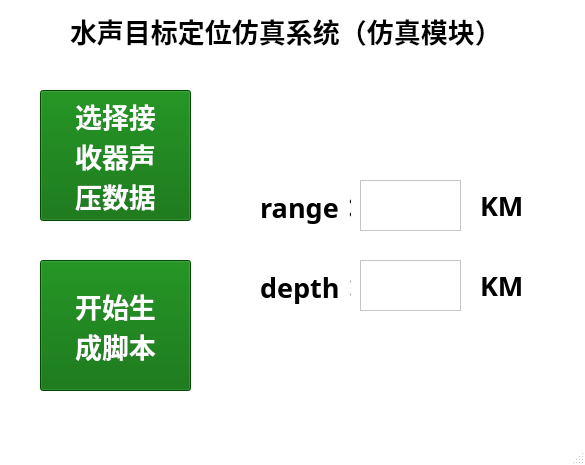
<?xml version="1.0" encoding="UTF-8"?>
<ui version="4.0">
 <class>simulation</class>
 <widget class="QMainWindow" name="simulation">
  <property name="geometry">
   <rect>
    <x>0</x>
    <y>0</y>
    <width>585</width>
    <height>465</height>
   </rect>
  </property>
  <property name="palette">
   <palette>
    <active>
     <colorrole role="Base">
      <brush brushstyle="SolidPattern">
       <color alpha="255">
        <red>255</red>
        <green>255</green>
        <blue>255</blue>
       </color>
      </brush>
     </colorrole>
     <colorrole role="Window">
      <brush brushstyle="SolidPattern">
       <color alpha="255">
        <red>255</red>
        <green>255</green>
        <blue>255</blue>
       </color>
      </brush>
     </colorrole>
    </active>
    <inactive>
     <colorrole role="Base">
      <brush brushstyle="SolidPattern">
       <color alpha="255">
        <red>255</red>
        <green>255</green>
        <blue>255</blue>
       </color>
      </brush>
     </colorrole>
     <colorrole role="Window">
      <brush brushstyle="SolidPattern">
       <color alpha="255">
        <red>255</red>
        <green>255</green>
        <blue>255</blue>
       </color>
      </brush>
     </colorrole>
    </inactive>
    <disabled>
     <colorrole role="Base">
      <brush brushstyle="SolidPattern">
       <color alpha="255">
        <red>255</red>
        <green>255</green>
        <blue>255</blue>
       </color>
      </brush>
     </colorrole>
     <colorrole role="Window">
      <brush brushstyle="SolidPattern">
       <color alpha="255">
        <red>255</red>
        <green>255</green>
        <blue>255</blue>
       </color>
      </brush>
     </colorrole>
    </disabled>
   </palette>
  </property>
  <property name="windowTitle">
   <string>MainWindow</string>
  </property>
  <widget class="QWidget" name="centralwidget">
   <widget class="QPushButton" name="ImportConfigurationButton">
    <property name="geometry">
     <rect>
      <x>40</x>
      <y>90</y>
      <width>151</width>
      <height>131</height>
     </rect>
    </property>
    <property name="sizePolicy">
     <sizepolicy hsizetype="Fixed" vsizetype="Fixed">
      <horstretch>0</horstretch>
      <verstretch>0</verstretch>
     </sizepolicy>
    </property>
    <property name="palette">
     <palette>
      <active>
       <colorrole role="Button">
        <brush brushstyle="SolidPattern">
         <color alpha="255">
          <red>0</red>
          <green>104</green>
          <blue>0</blue>
         </color>
        </brush>
       </colorrole>
       <colorrole role="ButtonText">
        <brush brushstyle="SolidPattern">
         <color alpha="255">
          <red>255</red>
          <green>255</green>
          <blue>255</blue>
         </color>
        </brush>
       </colorrole>
       <colorrole role="Base">
        <brush brushstyle="SolidPattern">
         <color alpha="255">
          <red>0</red>
          <green>104</green>
          <blue>0</blue>
         </color>
        </brush>
       </colorrole>
       <colorrole role="Window">
        <brush brushstyle="SolidPattern">
         <color alpha="255">
          <red>0</red>
          <green>104</green>
          <blue>0</blue>
         </color>
        </brush>
       </colorrole>
      </active>
      <inactive>
       <colorrole role="Button">
        <brush brushstyle="SolidPattern">
         <color alpha="255">
          <red>0</red>
          <green>104</green>
          <blue>0</blue>
         </color>
        </brush>
       </colorrole>
       <colorrole role="ButtonText">
        <brush brushstyle="SolidPattern">
         <color alpha="255">
          <red>255</red>
          <green>255</green>
          <blue>255</blue>
         </color>
        </brush>
       </colorrole>
       <colorrole role="Base">
        <brush brushstyle="SolidPattern">
         <color alpha="255">
          <red>0</red>
          <green>104</green>
          <blue>0</blue>
         </color>
        </brush>
       </colorrole>
       <colorrole role="Window">
        <brush brushstyle="SolidPattern">
         <color alpha="255">
          <red>0</red>
          <green>104</green>
          <blue>0</blue>
         </color>
        </brush>
       </colorrole>
      </inactive>
      <disabled>
       <colorrole role="Button">
        <brush brushstyle="SolidPattern">
         <color alpha="255">
          <red>0</red>
          <green>104</green>
          <blue>0</blue>
         </color>
        </brush>
       </colorrole>
       <colorrole role="ButtonText">
        <brush brushstyle="SolidPattern">
         <color alpha="255">
          <red>120</red>
          <green>120</green>
          <blue>120</blue>
         </color>
        </brush>
       </colorrole>
       <colorrole role="Base">
        <brush brushstyle="SolidPattern">
         <color alpha="255">
          <red>0</red>
          <green>104</green>
          <blue>0</blue>
         </color>
        </brush>
       </colorrole>
       <colorrole role="Window">
        <brush brushstyle="SolidPattern">
         <color alpha="255">
          <red>0</red>
          <green>104</green>
          <blue>0</blue>
         </color>
        </brush>
       </colorrole>
      </disabled>
     </palette>
    </property>
    <property name="font">
     <font>
      <family>阿里巴巴普惠体</family>
      <pointsize>20</pointsize>
      <weight>75</weight>
      <bold>true</bold>
     </font>
    </property>
    <property name="styleSheet">
     <string notr="true">background-color: rgb(0, 104, 0);</string>
    </property>
    <property name="text">
     <string>选择接
收器声
压数据</string>
    </property>
   </widget>
   <widget class="QPushButton" name="StartScriptButton">
    <property name="geometry">
     <rect>
      <x>40</x>
      <y>260</y>
      <width>151</width>
      <height>131</height>
     </rect>
    </property>
    <property name="sizePolicy">
     <sizepolicy hsizetype="Fixed" vsizetype="Fixed">
      <horstretch>0</horstretch>
      <verstretch>0</verstretch>
     </sizepolicy>
    </property>
    <property name="palette">
     <palette>
      <active>
       <colorrole role="Button">
        <brush brushstyle="SolidPattern">
         <color alpha="255">
          <red>0</red>
          <green>104</green>
          <blue>0</blue>
         </color>
        </brush>
       </colorrole>
       <colorrole role="ButtonText">
        <brush brushstyle="SolidPattern">
         <color alpha="255">
          <red>255</red>
          <green>255</green>
          <blue>255</blue>
         </color>
        </brush>
       </colorrole>
       <colorrole role="Base">
        <brush brushstyle="SolidPattern">
         <color alpha="255">
          <red>0</red>
          <green>104</green>
          <blue>0</blue>
         </color>
        </brush>
       </colorrole>
       <colorrole role="Window">
        <brush brushstyle="SolidPattern">
         <color alpha="255">
          <red>0</red>
          <green>104</green>
          <blue>0</blue>
         </color>
        </brush>
       </colorrole>
      </active>
      <inactive>
       <colorrole role="Button">
        <brush brushstyle="SolidPattern">
         <color alpha="255">
          <red>0</red>
          <green>104</green>
          <blue>0</blue>
         </color>
        </brush>
       </colorrole>
       <colorrole role="ButtonText">
        <brush brushstyle="SolidPattern">
         <color alpha="255">
          <red>255</red>
          <green>255</green>
          <blue>255</blue>
         </color>
        </brush>
       </colorrole>
       <colorrole role="Base">
        <brush brushstyle="SolidPattern">
         <color alpha="255">
          <red>0</red>
          <green>104</green>
          <blue>0</blue>
         </color>
        </brush>
       </colorrole>
       <colorrole role="Window">
        <brush brushstyle="SolidPattern">
         <color alpha="255">
          <red>0</red>
          <green>104</green>
          <blue>0</blue>
         </color>
        </brush>
       </colorrole>
      </inactive>
      <disabled>
       <colorrole role="Button">
        <brush brushstyle="SolidPattern">
         <color alpha="255">
          <red>0</red>
          <green>104</green>
          <blue>0</blue>
         </color>
        </brush>
       </colorrole>
       <colorrole role="ButtonText">
        <brush brushstyle="SolidPattern">
         <color alpha="255">
          <red>120</red>
          <green>120</green>
          <blue>120</blue>
         </color>
        </brush>
       </colorrole>
       <colorrole role="Base">
        <brush brushstyle="SolidPattern">
         <color alpha="255">
          <red>0</red>
          <green>104</green>
          <blue>0</blue>
         </color>
        </brush>
       </colorrole>
       <colorrole role="Window">
        <brush brushstyle="SolidPattern">
         <color alpha="255">
          <red>0</red>
          <green>104</green>
          <blue>0</blue>
         </color>
        </brush>
       </colorrole>
      </disabled>
     </palette>
    </property>
    <property name="font">
     <font>
      <family>阿里巴巴普惠体</family>
      <pointsize>20</pointsize>
      <weight>75</weight>
      <bold>true</bold>
     </font>
    </property>
    <property name="styleSheet">
     <string notr="true">background-color: rgb(0, 104, 0);</string>
    </property>
    <property name="text">
     <string>开始生
成脚本</string>
    </property>
   </widget>
   <widget class="QLabel" name="label">
    <property name="geometry">
     <rect>
      <x>260</x>
      <y>180</y>
      <width>91</width>
      <height>51</height>
     </rect>
    </property>
    <property name="font">
     <font>
      <family>阿里巴巴普惠体</family>
      <pointsize>20</pointsize>
      <weight>75</weight>
      <bold>true</bold>
     </font>
    </property>
    <property name="text">
     <string>range：</string>
    </property>
   </widget>
   <widget class="QLabel" name="label_2">
    <property name="geometry">
     <rect>
      <x>260</x>
      <y>260</y>
      <width>91</width>
      <height>51</height>
     </rect>
    </property>
    <property name="font">
     <font>
      <family>阿里巴巴普惠体</family>
      <pointsize>20</pointsize>
      <weight>75</weight>
      <bold>true</bold>
     </font>
    </property>
    <property name="text">
     <string>depth：</string>
    </property>
   </widget>
   <widget class="QTextBrowser" name="textBrowser">
    <property name="geometry">
     <rect>
      <x>360</x>
      <y>180</y>
      <width>101</width>
      <height>51</height>
     </rect>
    </property>
    <property name="font">
     <font>
      <family>阿里巴巴普惠体</family>
      <pointsize>20</pointsize>
      <weight>75</weight>
      <bold>true</bold>
     </font>
    </property>
   </widget>
   <widget class="QTextBrowser" name="textBrowser_2">
    <property name="geometry">
     <rect>
      <x>360</x>
      <y>260</y>
      <width>101</width>
      <height>51</height>
     </rect>
    </property>
    <property name="font">
     <font>
      <family>阿里巴巴普惠体</family>
      <pointsize>20</pointsize>
      <weight>75</weight>
      <bold>true</bold>
     </font>
    </property>
   </widget>
   <widget class="QLabel" name="label_3">
    <property name="geometry">
     <rect>
      <x>480</x>
      <y>180</y>
      <width>81</width>
      <height>51</height>
     </rect>
    </property>
    <property name="font">
     <font>
      <family>阿里巴巴普惠体</family>
      <pointsize>20</pointsize>
      <weight>75</weight>
      <bold>true</bold>
     </font>
    </property>
    <property name="text">
     <string>KM</string>
    </property>
   </widget>
   <widget class="QLabel" name="label_4">
    <property name="geometry">
     <rect>
      <x>480</x>
      <y>260</y>
      <width>81</width>
      <height>51</height>
     </rect>
    </property>
    <property name="font">
     <font>
      <family>阿里巴巴普惠体</family>
      <pointsize>20</pointsize>
      <weight>75</weight>
      <bold>true</bold>
     </font>
    </property>
    <property name="text">
     <string>KM</string>
    </property>
   </widget>
   <widget class="QLabel" name="label_5">
    <property name="geometry">
     <rect>
      <x>70</x>
      <y>0</y>
      <width>431</width>
      <height>61</height>
     </rect>
    </property>
    <property name="font">
     <font>
      <family>阿里巴巴普惠体</family>
      <pointsize>20</pointsize>
      <weight>75</weight>
      <bold>true</bold>
     </font>
    </property>
    <property name="text">
     <string>水声目标定位仿真系统（仿真模块）</string>
    </property>
   </widget>
  </widget>
  <widget class="QMenuBar" name="menubar">
   <property name="geometry">
    <rect>
     <x>0</x>
     <y>0</y>
     <width>585</width>
     <height>23</height>
    </rect>
   </property>
  </widget>
  <widget class="QStatusBar" name="statusbar"/>
 </widget>
 <resources/>
 <connections/>
</ui>
